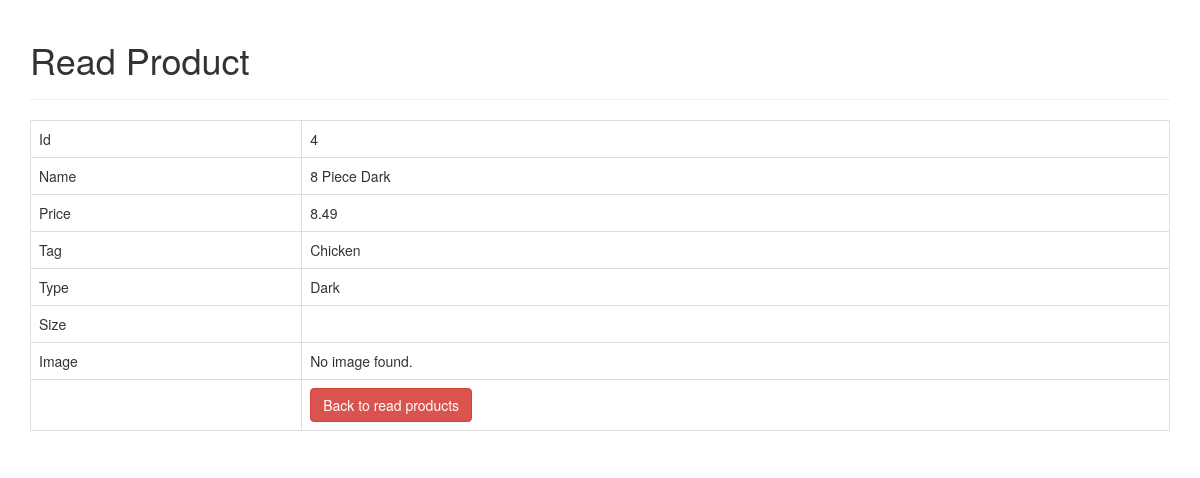
The page /read_one.php?id=4 on the database its author committed.
### tables this page shows
CREATE TABLE `menu` (
  `id` int(255) NOT NULL,
  `foodName` text NOT NULL,
  `foodPrice` decimal(6,2) NOT NULL,
  `foodTag` text NOT NULL,
  `foodType` text NOT NULL,
  `foodSize` text NOT NULL,
  `foodImage` blob NOT NULL
);

### read_one.php (the view, shortened to what this page needs)
<!DOCTYPE HTML>
<html>
<head>
    <link rel="stylesheet" href="libs/bootstrap-3.3.7/css/bootstrap.min.css" />
</head>
<body>
<div class="container">
    <div class="page-header">
        <h1>Read Product</h1>
    </div>
    <?php
    $id=isset($_GET['id']) ? $_GET['id'] : die('ERROR: Record ID not found.');
    include 'Database/databaseconnection.php';
    try {
        $query = "SELECT id, foodName, foodPrice, foodTag, foodType, foodSize, foodImage FROM menu WHERE id = ?
          LIMIT 0,1";
        $stmt = $con->prepare( $query );
        $stmt->bindParam(1, $id);
        $stmt->execute();
        $row = $stmt->fetch(PDO::FETCH_ASSOC);
        $id = $row['id'];
        $foodName = $row['foodName'];
        $foodPrice = $row['foodPrice'];
        $foodTag = $row['foodTag'];
        $foodType = $row['foodType'];
        $foodSize = $row['foodSize'];
        $foodImage = htmlspecialchars($row['foodImage'], ENT_QUOTES);
    }
    catch(PDOException $exception){
        die('ERROR: ' . $exception->getMessage());
    }
    ?>
    <table class='table table-hover table-responsive table-bordered'>
        <tr>
            <td>Id</td>
            <td><?php echo htmlspecialchars($id, ENT_QUOTES);  ?></td>
        </tr>
        <tr>
            <td>Name</td>
            <td><?php echo htmlspecialchars($foodName, ENT_QUOTES);  ?></td>
        </tr>
        <tr>
            <td>Price</td>
            <td><?php echo htmlspecialchars($foodPrice, ENT_QUOTES);  ?></td>
        </tr>
        <tr>
            <td>Tag</td>
            <td><?php echo htmlspecialchars($foodTag, ENT_QUOTES);  ?></td>
        </tr>
        <tr>
        <tr>
            <td>Type</td>
            <td><?php echo htmlspecialchars($foodType, ENT_QUOTES);  ?></td>
        </tr>
        <tr>
            <td>Size</td>
            <td><?php echo htmlspecialchars($foodSize, ENT_QUOTES);  ?></td>
        </tr>
        <tr>
            <td>Image</td>
            <td>
                <?php echo $foodImage ? "<img src='uploads/{$foodImage}' style='width:300px;' />" : "No image found.";  ?>
            </td>
        </tr>
            <td></td>
            <td>
                <a href='read.php' class='btn btn-danger'>Back to read products</a>
            </td>
        </tr>
    </table>
</div>
</body>
</html>

### rows shown on the page
menu: id "4", foodName "8 Piece Dark", foodPrice "8.49", foodTag "Chicken", foodType "Dark"
